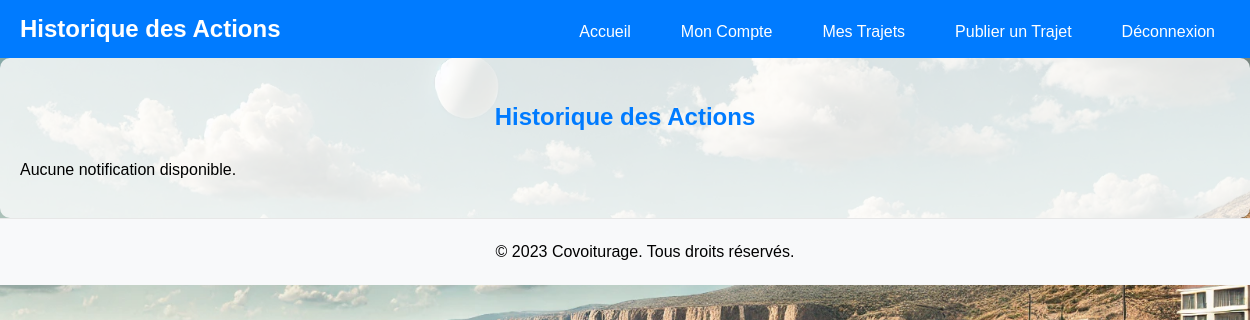
The app's page /client/historiqueAction/ (signed in), older data.
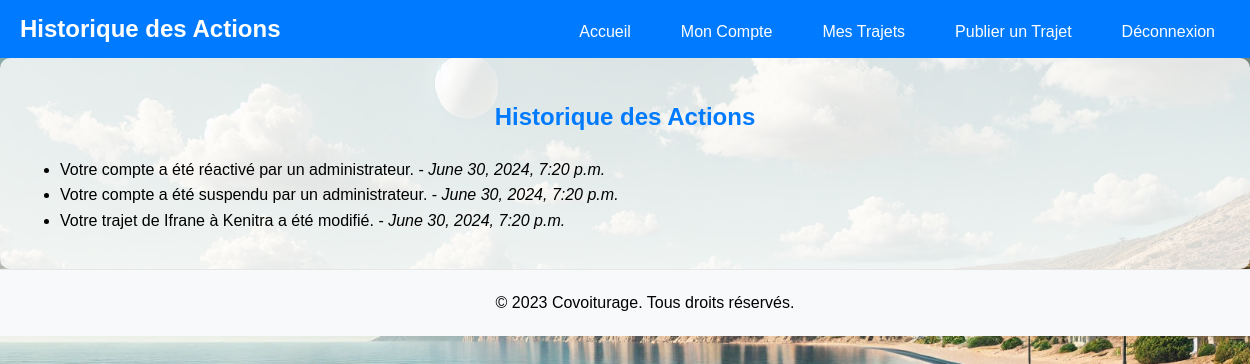
The same page, newer data.
### historiqueAction/models.py (models this page shows)
class HistoriqueAction(models.Model):
    client = models.ForeignKey(Client, on_delete=models.CASCADE)
    message = models.TextField()
    created_at = models.DateTimeField(auto_now_add=True)

### historiqueAction/views.py (the view)
# urls.py: path('', views.historique_action, name='historique_action'),
def historique_action(request):
    client_id = request.session.get('client_id')
    if not client_id:
        return redirect('connexion')
    historique_actions = HistoriqueAction.objects.filter(client_id=client_id).order_by('-created_at')
    return render(request, 'historique_action.html', {'historique_actions': historique_actions})

### historiqueAction/templates/historique_action.html (shortened to what this page needs)
{% load static %}
<!DOCTYPE html>
<html lang="en">
<head>
    <link rel="stylesheet" href="{% static 'Client/css/dashboard.css' %}">
</head>
<body>
    <header>
        <div class="container">
            <div class="logo">
                <h1>Historique des Actions</h1>
            </div>
            <nav>
                <ul>
                    <li><a href="{% url 'home' %}">Accueil</a></li>
                    <li><a href="{% url 'compte' %}">Mon Compte</a></li>
                    <li><a href="{% url 'mes_trajets' %}">Mes Trajets</a></li>
                    <li><a href="{% url 'publier_trajet' %}">Publier un Trajet</a></li>
                    <li><a href="{% url 'deconnexion' %}">Déconnexion</a></li>
                </ul>
            </nav>
        </div>
    </header>
    <div class="main-content">
        <h2>Historique des Actions</h2>
        <div class="notifications">
            {% if historique_actions %}
                <ul>
                    {% for historique in historique_actions %}
                        <li>{{ historique.message }} - <em>{{ historique.created_at }}</em></li>
                    {% endfor %}
                </ul>
            {% else %}
                <p>Aucune notification disponible.</p>
            {% endif %}
        </div>
    </div>
    <footer>
        <p>© 2023 Covoiturage. Tous droits réservés.</p>
    </footer>
</body>
</html>

Row changes from the older to the newer data that the page shows:
added HistoriqueAction: message "Votre compte a été réactivé par un administrateur.", created_at "June 30, 2024, 7:20 p.m."
added HistoriqueAction: message "Votre compte a été suspendu par un administrateur.", created_at "June 30, 2024, 7:20 p.m."
added HistoriqueAction: message "Votre trajet de Ifrane à Kenitra a été modifié.", created_at "June 30, 2024, 7:20 p.m."
Text that changed along with them:
text no longer shown: "Aucune notification disponible."
